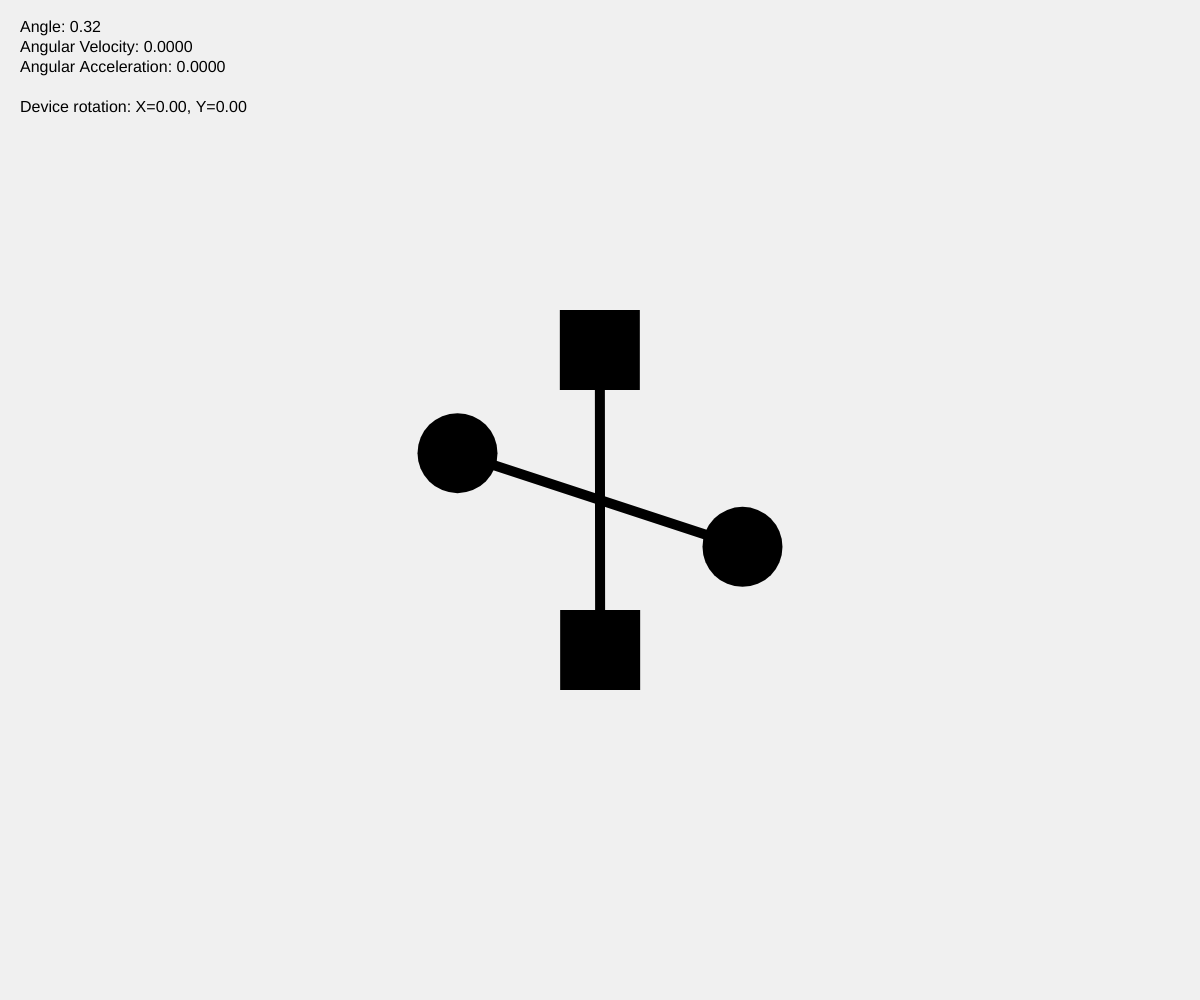
Frame 1 (no input)
Frame 60 (no input): identical to frame 1, image omitted
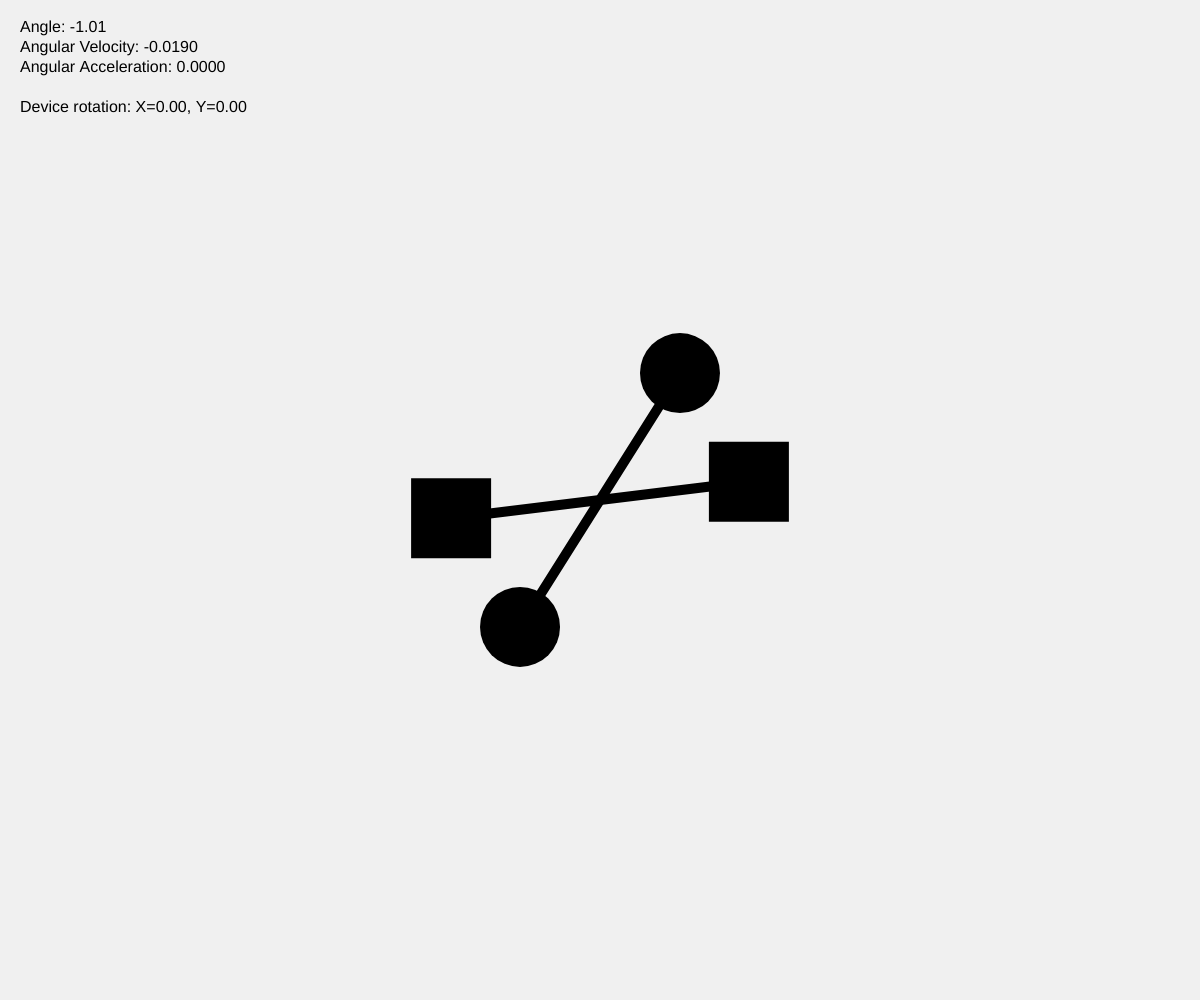
Frame 120 (the mouse pressed at the canvas centre since frame 60)

The p5.js sketch that drew these frames (run headless with seeded random() and noise() and a simulated clock; from frame 60 on, the mouse is pressed at the canvas centre):

// p5.js sketch
// ── sketch.js
let permissionGranted = false;
let angle1 = 0;
let angleVelocity1 = 0;
let angleAcceleration1 = 0;
let angle2 = 0;
let angleVelocity2 = 0;
let angleAcceleration2 = 0;
let gravity = 0.05;
let damping = 0.995;

// Stick properties
let stickLength = 300;
let stickMass = 10;

// Balls properties
let ball1, ball2, cube1, cube2;

function setup() {

  ball1 = {
    mass: random(5, 20),
    radius: 40,
    position: { x: 0, y: 0 }
  };
  
  ball2 = {
    mass: random(5, 20),
    radius: 40,
    position: { x: 0, y: 0 }
  };
  
  cube1 = {
    mass: random(5, 20),
    length: 40,
    position: { x: 0, y: 0 }
  };
  
  cube2 = {
    mass: random(5, 20),
    length: 40,
    position: { x: 0, y: 0 }
  };

  createCanvas(windowWidth, windowHeight);
  
  // Check for device orientation permission
  if (typeof(DeviceOrientationEvent) !== 'undefined' && typeof(DeviceOrientationEvent.requestPermission) === 'function') {
    // iOS 13+ device
    DeviceOrientationEvent.requestPermission()
      .catch(() => {
        let button = createButton("Click to allow access to sensors");
        button.style("font-size", "24px");
        button.center();
        button.mousePressed(requestAccess);
        throw error;
      })
      .then(() => {
        permissionGranted = true;
      });
  } else {
    // Non iOS 13 device
    permissionGranted = true;
  }
  
  // Initialize the system with a random angle
  angle1 = random(-PI/6, PI/6);
  angle2 = angle1 + random(PI/4, PI*3/4);
  updatePositions();
}

function requestAccess() {
  DeviceOrientationEvent.requestPermission()
    .then(response => {
      if (response == 'granted') {
        permissionGranted = true;
      } else {
        permissionGranted = false;
      }
    })
    .catch(console.error);
  
  this.remove();
}

function updatePositions() {
  // Calculate positions of the balls based on the stick angle
  ball1.position.x = width/2 + cos(angle1) * stickLength/2;
  ball1.position.y = height/2 + sin(angle1) * stickLength/2;
  
  ball2.position.x = width/2 - cos(angle1) * stickLength/2;
  ball2.position.y = height/2 - sin(angle1) * stickLength/2;

  cube1.position.x = width/2 + cos(angle2) * stickLength/2;
  cube1.position.y = height/2 + sin(angle2) * stickLength/2;
  
  cube2.position.x = width/2 - cos(angle2) * stickLength/2;
  cube2.position.y = height/2 - sin(angle2) * stickLength/2;
}

function calculateCenterOfMassofBalls() {
  // Calculate the center of mass of the system
  const totalMass = ball1.mass + ball2.mass + stickMass;
  
  // For the stick, assume mass is distributed evenly along its length
  // Center of stick is always at (width/2, height/2)
  
  const centerX = (ball1.position.x * ball1.mass + ball2.position.x * ball2.mass + width/2 * stickMass) / totalMass;
  const centerY = (ball1.position.y * ball1.mass + ball2.position.y * ball2.mass + height/2 * stickMass) / totalMass;
  
  return { x: centerX, y: centerY };
}

function calculateCenterOfMassofCubes() {
  // Calculate the center of mass of the system
  const totalMass = cube1.mass + cube2.mass + stickMass;
  
  // For the stick, assume mass is distributed evenly along its length
  // Center of stick is always at (width/2, height/2)
  
  const centerX = (cube1.position.x * cube1.mass + cube2.position.x * cube2.mass + width/2 * stickMass) / totalMass;
  const centerY = (cube1.position.y * cube1.mass + cube2.position.y * cube2.mass + height/2 * stickMass) / totalMass;
  
  return { x: centerX, y: centerY };
}

function draw() {
  if (!permissionGranted) {
    background(200);
    textSize(24);
    textAlign(CENTER, CENTER);
    text("Please grant permission to access device orientation", width/2, height/2);
    return;
  }
  
  background(240);
  
  // Apply physics based on device orientation
  if (rotationY !== undefined && rotationX !== undefined) {
    // Get the tilt of the device and use it as force
    const dx = constrain(rotationY, -3, 3);
    const dy = constrain(rotationX, -3, 3);
    
    // Calculate torque based on the tilt and the current balance of the system
    const com1 = calculateCenterOfMassofBalls();
    const com2 = calculateCenterOfMassofCubes();
    
    // Calculate the offset of the center of mass from the pivot point
    const offsetX1 = com1.x - width/2;
    const offsetY1 = com1.y - height/2;
    const offsetX2 = com2.x - width/2;
    const offsetY2 = com2.y - height/2;
    
    // Calculate the torque (cross product simplified for 2D)
    // The torque is stronger when the center of mass is further from the pivot
    // and when the device is tilted more
    const torque1 = offsetX1 * dy - offsetY1 * dx;
    const torque2 = offsetX2 * dy - offsetY2 * dx;
    
    // Apply the torque as angular acceleration
    angleAcceleration1 = -torque1 * gravity;
    angleAcceleration2 = -torque2 * gravity;
  } else {
    // If no sensor data, use a simple oscillation for testing
    angleAcceleration1 = -gravity * sin(angle1);
    angleAcceleration2 = -gravity * sin(angle2);
  }
  
  // Update physics
  angleVelocity1 += angleAcceleration1;
  angleVelocity1 *= damping; // Apply damping to simulate friction
  angle1 += angleVelocity1;

  angleVelocity2 += angleAcceleration2;
  angleVelocity2 *= damping; // Apply damping to simulate friction
  angle2 += angleVelocity2;
  
  // Update positions based on the new angle
  updatePositions();
  
  // Draw the system
  
  // Draw the center pivot
  // fill(100);
  // stroke(0);
  // strokeWeight(2);
  // ellipse(width/2, height/2, 20, 20);
  
  // Draw the stick
  strokeWeight(10);
  stroke(0);
  line(ball1.position.x, ball1.position.y, ball2.position.x, ball2.position.y);
  line(cube1.position.x, cube1.position.y, cube2.position.x, cube2.position.y);
  
  // Draw the balls
  noStroke();
  
  // Ball 1 (heavier)
  fill(0);
  ellipse(ball1.position.x, ball1.position.y, ball1.radius * 2, ball1.radius * 2);
  
  // Ball 2 (lighter)
  fill(0);
  ellipse(ball2.position.x, ball2.position.y, ball2.radius * 2, ball2.radius * 2);
  
  // Draw the center of mass
  // const com1 = calculateCenterOfMassofBalls();
  // fill(0, 200, 0, 150);
  // ellipse(com1.x, com1.y, 15, 15);
  
  fill(0);
  rectMode(CENTER);
  rect(cube1.position.x, cube1.position.y, cube1.length * 2);
  
  // Ball 2 (lighter)
  fill(0);
  rectMode(CENTER);
  rect(cube2.position.x, cube2.position.y, cube2.length * 2);

  // Display debugging info
  fill(0);
  textSize(16);
  textAlign(LEFT, TOP);
  text(`Angle: ${angle1.toFixed(2)}`, 20, 20);
  text(`Angular Velocity: ${angleVelocity1.toFixed(4)}`, 20, 40);
  text(`Angular Acceleration: ${angleAcceleration1.toFixed(4)}`, 20, 60);
  // text(`Center of mass offset of ball: (${(com1.x - width/2).toFixed(2)}, ${(com1.y - height/2).toFixed(2)})`, 20, 80);
  // text(`Center of mass offset of cube: (${(com2.x - width/2).toFixed(2)}, ${(com2.y - height/2).toFixed(2)})`, 20, 80);
  
  if (rotationX !== undefined && rotationY !== undefined) {
    text(`Device rotation: X=${rotationX.toFixed(2)}, Y=${rotationY.toFixed(2)}`, 20, 100);
  } else {
    text("No sensor data detected. Try on a mobile device.", 20, 100);
  }
}

function windowResized() {
  resizeCanvas(windowWidth, windowHeight);
  updatePositions();
}

// For desktop testing - mouse click to give the system a random push
function mousePressed() {
  angleVelocity1 += random(-0.05, 0.05);
  angleVelocity2 += random(-0.05, 0.05);
}
// ── style.css
* {
    -webkit-user-select: none;
    -moz-user-select: none;
    -o-user-select: none;
    user-select: none;
    box-sizing: border-box;
    -webkit-tap-highlight-color: transparent;
    touch-action: manipulation;
  }
  
  html,
  body,
  .page {
    position: fixed;
    width: 100dvw;
    height: 100dvh;
    touch-action: none;
    overflow: hidden;
    overscroll-behavior: none;
    -webkit-overflow-scrolling: none;
  }
